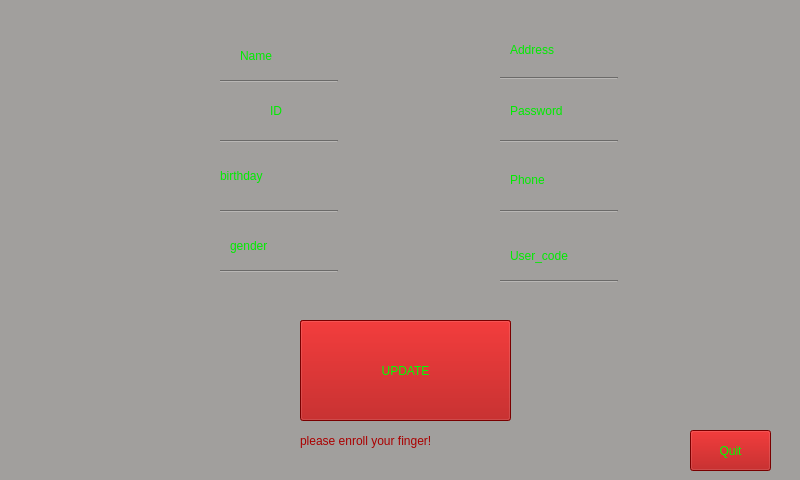
<?xml version="1.0" encoding="UTF-8"?>
<ui version="4.0">
 <class>userwindow</class>
 <widget class="QWidget" name="userwindow">
  <property name="geometry">
   <rect>
    <x>0</x>
    <y>0</y>
    <width>800</width>
    <height>480</height>
   </rect>
  </property>
  <property name="windowTitle">
   <string>Form</string>
  </property>
  <property name="styleSheet">
   <string notr="true">background-color: rgb(161, 159, 157);


selection-background-color: rgb(85, 255, 255);</string>
  </property>
  <widget class="QPushButton" name="Quit_button">
   <property name="geometry">
    <rect>
     <x>690</x>
     <y>430</y>
     <width>81</width>
     <height>41</height>
    </rect>
   </property>
   <property name="styleSheet">
    <string notr="true">background-color: rgb(170, 0, 0);
color: rgb(0, 255, 0);
font: 12pt &quot;Sans Serif&quot;;</string>
   </property>
   <property name="text">
    <string>Quit</string>
   </property>
  </widget>
  <widget class="QPushButton" name="confirm_button">
   <property name="geometry">
    <rect>
     <x>300</x>
     <y>320</y>
     <width>211</width>
     <height>81</height>
    </rect>
   </property>
   <property name="styleSheet">
    <string notr="true">background-color: rgb(170, 0, 0);
color: rgb(0, 255, 0);
font: 16pt &quot;Sans Serif&quot;;</string>
   </property>
   <property name="text">
    <string>confirm transaction</string>
   </property>
  </widget>
  <widget class="QLabel" name="label_2">
   <property name="geometry">
    <rect>
     <x>270</x>
     <y>100</y>
     <width>31</width>
     <height>21</height>
    </rect>
   </property>
   <property name="sizePolicy">
    <sizepolicy hsizetype="Preferred" vsizetype="Preferred">
     <horstretch>8</horstretch>
     <verstretch>0</verstretch>
    </sizepolicy>
   </property>
   <property name="styleSheet">
    <string notr="true">font: 14pt &quot;Sans Serif&quot;;
color: rgb(0, 236, 0);</string>
   </property>
   <property name="text">
    <string>ID</string>
   </property>
  </widget>
  <widget class="QLabel" name="label_3">
   <property name="geometry">
    <rect>
     <x>230</x>
     <y>230</y>
     <width>71</width>
     <height>31</height>
    </rect>
   </property>
   <property name="sizePolicy">
    <sizepolicy hsizetype="Preferred" vsizetype="Preferred">
     <horstretch>8</horstretch>
     <verstretch>0</verstretch>
    </sizepolicy>
   </property>
   <property name="styleSheet">
    <string notr="true">font: 14pt &quot;Sans Serif&quot;;
color: rgb(0, 236, 0);</string>
   </property>
   <property name="text">
    <string>gender</string>
   </property>
  </widget>
  <widget class="QLabel" name="label_4">
   <property name="geometry">
    <rect>
     <x>220</x>
     <y>160</y>
     <width>81</width>
     <height>31</height>
    </rect>
   </property>
   <property name="sizePolicy">
    <sizepolicy hsizetype="Preferred" vsizetype="Preferred">
     <horstretch>8</horstretch>
     <verstretch>0</verstretch>
    </sizepolicy>
   </property>
   <property name="styleSheet">
    <string notr="true">font: 14pt &quot;Sans Serif&quot;;
color: rgb(0, 236, 0);</string>
   </property>
   <property name="text">
    <string>birthday</string>
   </property>
  </widget>
  <widget class="QLabel" name="label_5">
   <property name="geometry">
    <rect>
     <x>510</x>
     <y>40</y>
     <width>81</width>
     <height>20</height>
    </rect>
   </property>
   <property name="sizePolicy">
    <sizepolicy hsizetype="Preferred" vsizetype="Preferred">
     <horstretch>8</horstretch>
     <verstretch>0</verstretch>
    </sizepolicy>
   </property>
   <property name="styleSheet">
    <string notr="true">font: 14pt &quot;Sans Serif&quot;;
color: rgb(0, 236, 0);</string>
   </property>
   <property name="text">
    <string>Address</string>
   </property>
  </widget>
  <widget class="QLabel" name="label_6">
   <property name="geometry">
    <rect>
     <x>510</x>
     <y>100</y>
     <width>91</width>
     <height>21</height>
    </rect>
   </property>
   <property name="sizePolicy">
    <sizepolicy hsizetype="Preferred" vsizetype="Preferred">
     <horstretch>8</horstretch>
     <verstretch>0</verstretch>
    </sizepolicy>
   </property>
   <property name="styleSheet">
    <string notr="true">font: 14pt &quot;Sans Serif&quot;;
color: rgb(0, 236, 0);</string>
   </property>
   <property name="text">
    <string>Password</string>
   </property>
  </widget>
  <widget class="QLabel" name="label_7">
   <property name="geometry">
    <rect>
     <x>510</x>
     <y>170</y>
     <width>71</width>
     <height>20</height>
    </rect>
   </property>
   <property name="sizePolicy">
    <sizepolicy hsizetype="Preferred" vsizetype="Preferred">
     <horstretch>8</horstretch>
     <verstretch>0</verstretch>
    </sizepolicy>
   </property>
   <property name="styleSheet">
    <string notr="true">font: 14pt &quot;Sans Serif&quot;;
color: rgb(0, 236, 0);</string>
   </property>
   <property name="text">
    <string>Phone</string>
   </property>
  </widget>
  <widget class="QLabel" name="label_9">
   <property name="geometry">
    <rect>
     <x>320</x>
     <y>100</y>
     <width>131</width>
     <height>16</height>
    </rect>
   </property>
   <property name="sizePolicy">
    <sizepolicy hsizetype="Preferred" vsizetype="Preferred">
     <horstretch>8</horstretch>
     <verstretch>0</verstretch>
    </sizepolicy>
   </property>
   <property name="styleSheet">
    <string notr="true">font: 12pt &quot;Sans Serif&quot;;

color: rgb(170, 0, 0);</string>
   </property>
   <property name="text">
    <string/>
   </property>
  </widget>
  <widget class="QLabel" name="label_10">
   <property name="geometry">
    <rect>
     <x>330</x>
     <y>230</y>
     <width>121</width>
     <height>21</height>
    </rect>
   </property>
   <property name="sizePolicy">
    <sizepolicy hsizetype="Preferred" vsizetype="Preferred">
     <horstretch>8</horstretch>
     <verstretch>0</verstretch>
    </sizepolicy>
   </property>
   <property name="styleSheet">
    <string notr="true">font: 12pt &quot;Sans Serif&quot;;

color: rgb(170, 0, 0);</string>
   </property>
   <property name="text">
    <string/>
   </property>
  </widget>
  <widget class="QLabel" name="label_11">
   <property name="geometry">
    <rect>
     <x>310</x>
     <y>160</y>
     <width>131</width>
     <height>21</height>
    </rect>
   </property>
   <property name="sizePolicy">
    <sizepolicy hsizetype="Preferred" vsizetype="Preferred">
     <horstretch>8</horstretch>
     <verstretch>0</verstretch>
    </sizepolicy>
   </property>
   <property name="styleSheet">
    <string notr="true">font: 12pt &quot;Sans Serif&quot;;

color: rgb(170, 0, 0);</string>
   </property>
   <property name="text">
    <string/>
   </property>
  </widget>
  <widget class="QLabel" name="label_12">
   <property name="geometry">
    <rect>
     <x>630</x>
     <y>40</y>
     <width>101</width>
     <height>21</height>
    </rect>
   </property>
   <property name="sizePolicy">
    <sizepolicy hsizetype="Preferred" vsizetype="Preferred">
     <horstretch>8</horstretch>
     <verstretch>0</verstretch>
    </sizepolicy>
   </property>
   <property name="styleSheet">
    <string notr="true">font: 12pt &quot;Sans Serif&quot;;

color: rgb(170, 0, 0);</string>
   </property>
   <property name="text">
    <string/>
   </property>
  </widget>
  <widget class="QLabel" name="label_13">
   <property name="geometry">
    <rect>
     <x>640</x>
     <y>100</y>
     <width>111</width>
     <height>21</height>
    </rect>
   </property>
   <property name="sizePolicy">
    <sizepolicy hsizetype="Preferred" vsizetype="Preferred">
     <horstretch>8</horstretch>
     <verstretch>0</verstretch>
    </sizepolicy>
   </property>
   <property name="styleSheet">
    <string notr="true">font: 12pt &quot;Sans Serif&quot;;
color: rgb(170, 0, 0);</string>
   </property>
   <property name="text">
    <string/>
   </property>
  </widget>
  <widget class="QLabel" name="label_14">
   <property name="geometry">
    <rect>
     <x>620</x>
     <y>170</y>
     <width>111</width>
     <height>21</height>
    </rect>
   </property>
   <property name="sizePolicy">
    <sizepolicy hsizetype="Preferred" vsizetype="Preferred">
     <horstretch>8</horstretch>
     <verstretch>0</verstretch>
    </sizepolicy>
   </property>
   <property name="styleSheet">
    <string notr="true">font: 12pt &quot;Sans Serif&quot;;
color: rgb(170, 0, 0);</string>
   </property>
   <property name="text">
    <string/>
   </property>
  </widget>
  <widget class="QLabel" name="label_8">
   <property name="geometry">
    <rect>
     <x>330</x>
     <y>50</y>
     <width>131</width>
     <height>16</height>
    </rect>
   </property>
   <property name="sizePolicy">
    <sizepolicy hsizetype="Preferred" vsizetype="Preferred">
     <horstretch>8</horstretch>
     <verstretch>0</verstretch>
    </sizepolicy>
   </property>
   <property name="styleSheet">
    <string notr="true">font: 12pt &quot;Sans Serif&quot;;

color: rgb(170, 0, 0);</string>
   </property>
   <property name="text">
    <string/>
   </property>
  </widget>
  <widget class="QLabel" name="label">
   <property name="geometry">
    <rect>
     <x>10</x>
     <y>90</y>
     <width>180</width>
     <height>170</height>
    </rect>
   </property>
   <property name="text">
    <string/>
   </property>
  </widget>
  <widget class="QLabel" name="label_15">
   <property name="geometry">
    <rect>
     <x>240</x>
     <y>40</y>
     <width>61</width>
     <height>31</height>
    </rect>
   </property>
   <property name="sizePolicy">
    <sizepolicy hsizetype="Preferred" vsizetype="Preferred">
     <horstretch>8</horstretch>
     <verstretch>0</verstretch>
    </sizepolicy>
   </property>
   <property name="styleSheet">
    <string notr="true">font: 14pt &quot;Sans Serif&quot;;
color: rgb(0, 236, 0);</string>
   </property>
   <property name="text">
    <string>Name</string>
   </property>
  </widget>
  <widget class="QPushButton" name="pushButton">
   <property name="geometry">
    <rect>
     <x>300</x>
     <y>320</y>
     <width>211</width>
     <height>101</height>
    </rect>
   </property>
   <property name="styleSheet">
    <string notr="true">background-color: rgb(170, 0, 0);
color: rgb(0, 255, 0);
font: 16pt &quot;Sans Serif&quot;;</string>
   </property>
   <property name="text">
    <string>UPDATE</string>
   </property>
  </widget>
  <widget class="QLabel" name="label_16">
   <property name="geometry">
    <rect>
     <x>0</x>
     <y>0</y>
     <width>130</width>
     <height>100</height>
    </rect>
   </property>
   <property name="text">
    <string/>
   </property>
  </widget>
  <widget class="Line" name="line">
   <property name="geometry">
    <rect>
     <x>220</x>
     <y>80</y>
     <width>118</width>
     <height>3</height>
    </rect>
   </property>
   <property name="orientation">
    <enum>Qt::Horizontal</enum>
   </property>
  </widget>
  <widget class="Line" name="line_2">
   <property name="geometry">
    <rect>
     <x>220</x>
     <y>140</y>
     <width>118</width>
     <height>3</height>
    </rect>
   </property>
   <property name="orientation">
    <enum>Qt::Horizontal</enum>
   </property>
  </widget>
  <widget class="Line" name="line_3">
   <property name="geometry">
    <rect>
     <x>220</x>
     <y>210</y>
     <width>118</width>
     <height>3</height>
    </rect>
   </property>
   <property name="orientation">
    <enum>Qt::Horizontal</enum>
   </property>
  </widget>
  <widget class="Line" name="line_4">
   <property name="geometry">
    <rect>
     <x>220</x>
     <y>270</y>
     <width>118</width>
     <height>3</height>
    </rect>
   </property>
   <property name="orientation">
    <enum>Qt::Horizontal</enum>
   </property>
  </widget>
  <widget class="Line" name="line_5">
   <property name="geometry">
    <rect>
     <x>500</x>
     <y>70</y>
     <width>118</width>
     <height>16</height>
    </rect>
   </property>
   <property name="orientation">
    <enum>Qt::Horizontal</enum>
   </property>
  </widget>
  <widget class="Line" name="line_6">
   <property name="geometry">
    <rect>
     <x>500</x>
     <y>140</y>
     <width>118</width>
     <height>3</height>
    </rect>
   </property>
   <property name="orientation">
    <enum>Qt::Horizontal</enum>
   </property>
  </widget>
  <widget class="Line" name="line_7">
   <property name="geometry">
    <rect>
     <x>500</x>
     <y>210</y>
     <width>118</width>
     <height>3</height>
    </rect>
   </property>
   <property name="orientation">
    <enum>Qt::Horizontal</enum>
   </property>
  </widget>
  <widget class="QLabel" name="label_17">
   <property name="geometry">
    <rect>
     <x>510</x>
     <y>240</y>
     <width>101</width>
     <height>31</height>
    </rect>
   </property>
   <property name="styleSheet">
    <string notr="true">font: 14pt &quot;Sans Serif&quot;;
color: rgb(0, 236, 0);</string>
   </property>
   <property name="text">
    <string>User_code</string>
   </property>
  </widget>
  <widget class="Line" name="line_9">
   <property name="geometry">
    <rect>
     <x>500</x>
     <y>280</y>
     <width>118</width>
     <height>3</height>
    </rect>
   </property>
   <property name="orientation">
    <enum>Qt::Horizontal</enum>
   </property>
  </widget>
  <widget class="QLabel" name="label_18">
   <property name="geometry">
    <rect>
     <x>640</x>
     <y>250</y>
     <width>111</width>
     <height>21</height>
    </rect>
   </property>
   <property name="sizePolicy">
    <sizepolicy hsizetype="Preferred" vsizetype="Preferred">
     <horstretch>8</horstretch>
     <verstretch>0</verstretch>
    </sizepolicy>
   </property>
   <property name="styleSheet">
    <string notr="true">font: 12pt &quot;Sans Serif&quot;;
color: rgb(170, 0, 0);</string>
   </property>
   <property name="text">
    <string/>
   </property>
  </widget>
  <widget class="QLabel" name="label_19">
   <property name="geometry">
    <rect>
     <x>10</x>
     <y>230</y>
     <width>180</width>
     <height>170</height>
    </rect>
   </property>
   <property name="text">
    <string/>
   </property>
  </widget>
  <widget class="QLabel" name="label_20">
   <property name="geometry">
    <rect>
     <x>300</x>
     <y>430</y>
     <width>211</width>
     <height>21</height>
    </rect>
   </property>
   <property name="styleSheet">
    <string notr="true">color: rgb(170, 0, 0);</string>
   </property>
   <property name="text">
    <string>please enroll your finger!</string>
   </property>
  </widget>
 </widget>
 <resources/>
 <connections/>
</ui>
